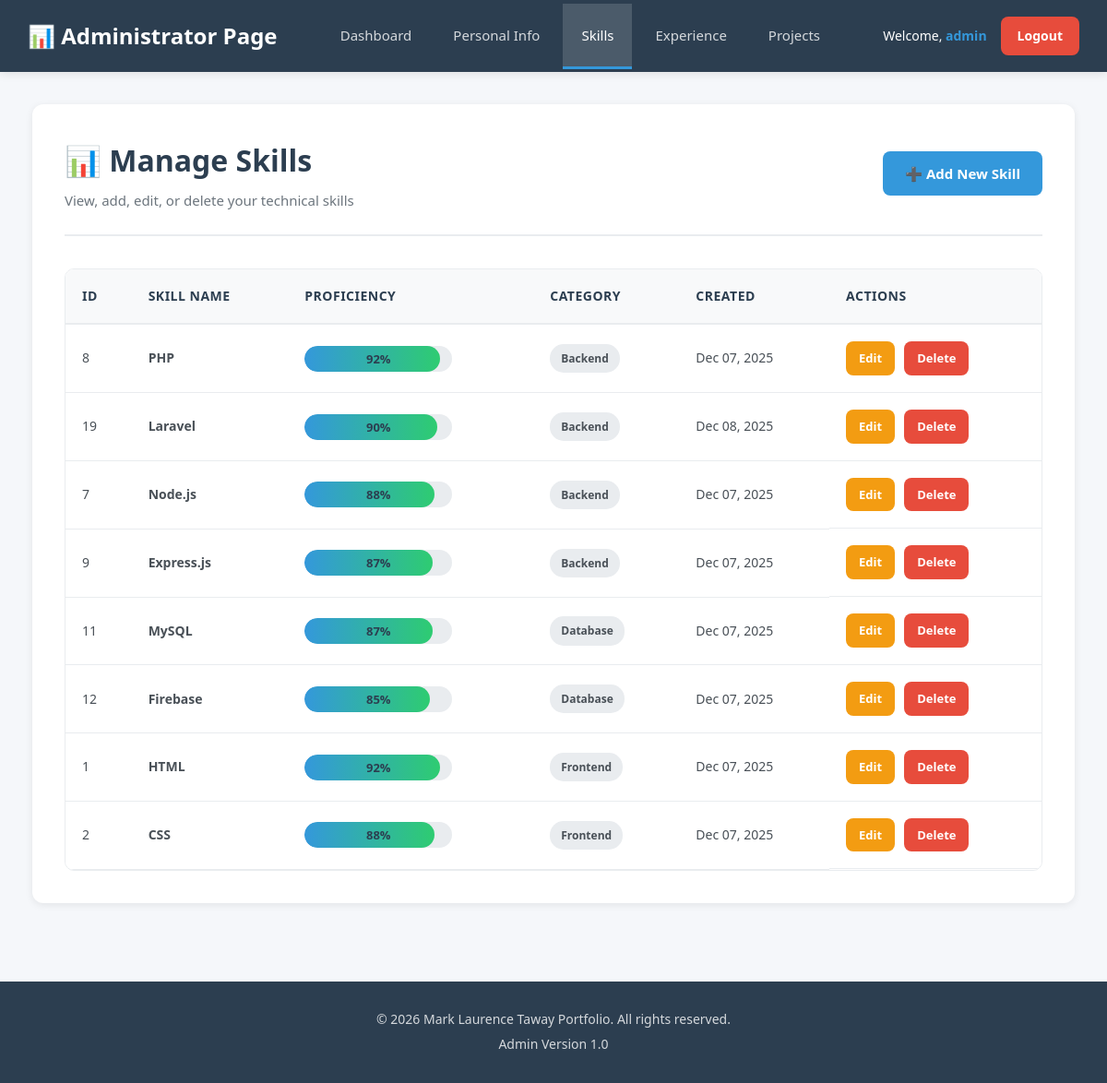
/admin/manage_skills.php (signed in), run on the app's committed database.
### tables this page shows
CREATE TABLE `skills` (
  `id` int(11) NOT NULL,
  `skill_name` varchar(100) NOT NULL,
  `proficiency` int(11) NOT NULL CHECK (`proficiency` >= 1 and `proficiency` <= 100),
  `category` varchar(50) DEFAULT NULL,
  `created_at` timestamp NOT NULL DEFAULT current_timestamp(),
  `updated_at` timestamp NOT NULL DEFAULT current_timestamp() ON UPDATE current_timestamp()
);

### admin/manage_skills.php (the view, shortened to what this page needs)
<?php
include 'header.php';
$result = $conn->query("SELECT * FROM skills ORDER BY category, proficiency DESC");
?>
<div class="page-content">
    <div class="page-header">
        <div>
            <h1>📊 Manage Skills</h1>
            <p>View, add, edit, or delete your technical skills</p>
        </div>
        <a href="add_edit_skill.php" class="btn btn-primary">➕ Add New Skill</a>
    </div>
    <div class="table-container">
        <?php if ($result->num_rows > 0): ?>
            <table class="admin-table">
                <thead>
                    <tr>
                        <th>ID</th>
                        <th>Skill Name</th>
                        <th>Proficiency</th>
                        <th>Category</th>
                        <th>Created</th>
                        <th>Actions</th>
                    </tr>
                </thead>
                <tbody>
                    <?php while ($row = $result->fetch_assoc()): ?>
                        <tr>
                            <td><?php echo $row['id']; ?></td>
                            <td><strong><?php echo htmlspecialchars($row['skill_name']); ?></strong></td>
                            <td>
                                <div class="proficiency-bar">
                                    <div class="proficiency-fill" style="width: <?php echo $row['proficiency']; ?>%"></div>
                                    <span class="proficiency-text"><?php echo $row['proficiency']; ?>%</span>
                                </div>
                            </td>
                            <td><span class="badge"><?php echo htmlspecialchars($row['category']); ?></span></td>
                            <td><?php echo date('M d, Y', strtotime($row['created_at'])); ?></td>
                            <td class="action-buttons">
                                <a href="add_edit_skill.php?id=<?php echo $row['id']; ?>" class="btn btn-sm btn-edit">Edit</a>
                                <a href="delete_skill.php?id=<?php echo $row['id']; ?>"
                                   class="btn btn-sm btn-delete"
                                   onclick="return confirm('Are you sure you want to delete <?php echo htmlspecialchars($row['skill_name']); ?>?')">Delete</a>
                            </td>
                        </tr>
                    <?php endwhile; ?>
                </tbody>
            </table>
        <?php endif; ?>
    </div>
</div>
<?php include 'footer.php'; ?>

### admin/admin_style.css (style rules this page uses)
* { margin: 0; padding: 0; box-sizing: border-box; }
body { font-family: 'Segoe UI', Tahoma, Geneva, Verdana, sans-serif; background: #f5f7fa; color: #2c3e50; line-height: 1.6; }
.page-content { background: white; border-radius: 12px; padding: 35px; box-shadow: 0 2px 8px rgba(0, 0, 0, 0.08); }
.page-header { display: flex; justify-content: space-between; align-items: center; margin-bottom: 35px; padding-bottom: 25px; border-bottom: 2px solid #e9ecef; }
.page-header h1 { font-size: 32px; color: #2c3e50; margin-bottom: 5px; }
.page-header p { color: #6c757d; margin-top: 5px; font-size: 15px; }
.table-container { overflow-x: auto; border-radius: 10px; border: 1px solid #e9ecef; }
.admin-table { width: 100%; border-collapse: collapse; background: white; }
.admin-table thead { background: #f8f9fa; }
.admin-table th { padding: 18px; text-align: left; font-weight: 600; color: #2c3e50; border-bottom: 2px solid #e9ecef; font-size: 14px; text-transform: uppercase; letter-spacing: 0.5px; }
.admin-table td { padding: 18px; border-bottom: 1px solid #e9ecef; font-size: 14px; color: #495057; }
.admin-table tbody tr { transition: background 0.2s ease; }
.action-buttons { display: flex; gap: 10px; }
.btn { padding: 12px 24px; border: none; border-radius: 8px; font-size: 15px; font-weight: 600; cursor: pointer; text-decoration: none; display: inline-block; transition: all 0.3s ease; text-align: center; }
.btn-primary { background: #3498db; color: white; }
.btn-sm { padding: 8px 14px; font-size: 13px; }
.btn-edit { background: #f39c12; color: white; }
.btn-delete { background: #e74c3c; color: white; }
.badge { display: inline-block; padding: 6px 12px; border-radius: 15px; font-size: 12px; font-weight: 600; background: #e9ecef; color: #495057; }
.proficiency-bar { position: relative; width: 160px; height: 28px; background: #e9ecef; border-radius: 14px; overflow: hidden; }
.proficiency-fill { height: 100%; background: linear-gradient(90deg, #3498db, #2ecc71); transition: width 0.5s ease; border-radius: 14px; }
.proficiency-text { position: absolute; top: 50%; left: 50%; transform: translate(-50%, -50%); font-size: 13px; font-weight: 700; color: #2c3e50; }

### admin/header.php (style rules this page uses)
body { font-family: 'Segoe UI', Tahoma, Geneva, Verdana, sans-serif; background: #f5f7fa; margin: 0; padding: 0; }

### data on the page
skills: id "8", skill_name "PHP", proficiency "92", category "Backend", created_at "Dec 07, 2025"
skills: id "19", skill_name "Laravel", proficiency "90", category "Backend", created_at "Dec 08, 2025"
skills: id "7", skill_name "Node.js", proficiency "88", category "Backend", created_at "Dec 07, 2025"
skills: id "9", skill_name "Express.js", proficiency "87", category "Backend", created_at "Dec 07, 2025"
skills: id "11", skill_name "MySQL", proficiency "87", category "Database", created_at "Dec 07, 2025"
skills: id "12", skill_name "Firebase", proficiency "85", category "Database", created_at "Dec 07, 2025"
skills: id "1", skill_name "HTML", proficiency "92", category "Frontend", created_at "Dec 07, 2025"
skills: id "2", skill_name "CSS", proficiency "88", category "Frontend", created_at "Dec 07, 2025"

### other printed values
$_SESSION['username'] "admin"
